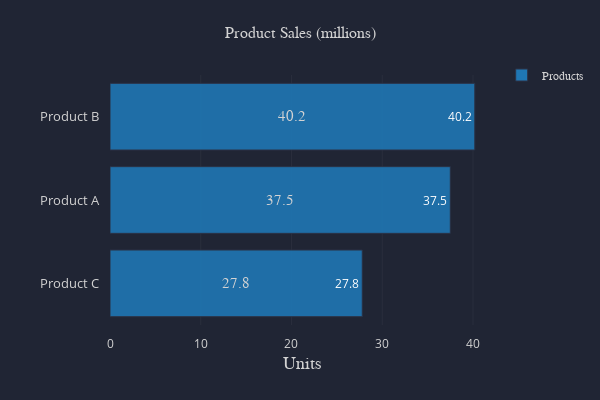

Here is the notebook cell this chart was saved with:
### Markdown cell above
## Simple Horizontal Bar Chart

### Code cell
# create data
index = ['Product A', 'Product B', 'Product C']
values = {'Products': [37.5, 40.2, 27.8]}
data = pd.DataFrame(data=values, index=index)

# create chart
color_palette = chart.color_palette()

layout = chart.layout(color_palette=color_palette, width=600, height=400,
                      title='Product Sales (millions)', title_size=16, 
                      xaxis_ticksize=12, yaxis_showgrid=False,
                      xaxis_showgrid=True, x_title='Units')

annot = chart.add_bar_values(data, orientation='h')

chart.bar(data, layout=layout, orientation='h', sort_by='Products',
          ascending=True, annotations=annot)

### Figure 1 — Plotly figure (JSON) as saved in the notebook; plotly's stock layout.template omitted (floating-point values rounded to 4 significant figures)
{"data": [{"marker": {"line": {"color": "#2C3347", "width": 1}, "opacity": 0.9}, "name": "Products", "orientation": "h", "text": [27.8, 37.5, 40.2], "type": "bar", "x": [27.8, 37.5, 40.2], "y": ["Product C", "Product A", "Product B"]}], "layout": {"annotations": [{"font": {"color": "lightgrey", "family": "sans-serif", "size": 15}, "showarrow": false, "text": "37.5", "x": 18.75, "xref": "x", "y": "Product A", "yref": "y"}, {"font": {"color": "lightgrey", "family": "sans-serif", "size": 15}, "showarrow": false, "text": "40.2", "x": 20.1, "xref": "x", "y": "Product B", "yref": "y"}, {"font": {"color": "lightgrey", "family": "sans-serif", "size": 15}, "showarrow": false, "text": "27.8", "x": 13.9, "xref": "x", "y": "Product C", "yref": "y"}], "autosize": true, "colorway": ["#1f77b4", "#ff7f0e", "#2ca02c", "#d62728", "#9467bd", "#8c564b", "#e377c2", "#7f7f7f", "#bcbd22", "#17becf"], "height": 400, "legend": {"bordercolor": "#202534", "borderwidth": 0, "font": {"color": "lightgrey", "family": "sans-serif", "size": 12}, "itemclick": "toggle", "itemdoubleclick": "toggleothers", "orientation": "v", "traceorder": "normal", "valign": "middle", "x": 1.02, "xanchor": "left", "y": 1, "yanchor": "middle"}, "margin": {"b": 75, "l": 75, "pad": 10, "r": 50, "t": 75}, "paper_bgcolor": "#202534", "plot_bgcolor": "#202534", "showlegend": true, "title": {"font": {"color": "lightgrey", "family": "sans-serif", "size": 16}, "text": "Product Sales (millions)", "x": 0.5}, "width": 600, "xaxis": {"autorange": true, "color": "lightgrey", "dtick": 1, "gridcolor": "#343846", "gridwidth": 0.5, "separatethousands": true, "showgrid": true, "showline": false, "showticklabels": true, "tickangle": 0, "tickfont": {"color": "lightgrey", "size": 12}, "tickformat": "", "tickmode": "auto", "title": {"font": {"color": "lightgrey", "family": "sans-serif", "size": 18}, "text": "Units"}, "type": "-", "zeroline": false, "zerolinecolor": "grey"}, "yaxis": {"autorange": true, "color": "lightgrey", "dtick": 1, "gridcolor": "#343846", "gridwidth": 0.5, "separatethousands": true, "showgrid": false, "showline": false, "showticklabels": true, "tickangle": 0, "tickfont": {"color": "lightgrey", "size": 13}, "tickformat": "", "tickmode": "auto", "ticks": "", "title": {"font": {"color": "lightgrey", "family": "sans-serif", "size": 18}, "text": ""}, "type": "-", "zeroline": true, "zerolinecolor": "grey"}}}
